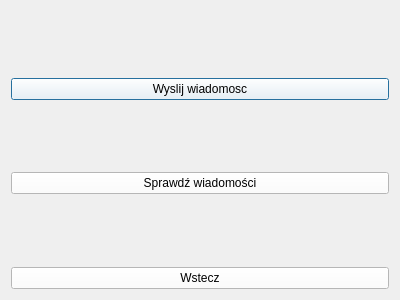
<?xml version="1.0" encoding="UTF-8"?>
<ui version="4.0">
 <class>Wiadomosci</class>
 <widget class="QDialog" name="Wiadomosci">
  <property name="geometry">
   <rect>
    <x>0</x>
    <y>0</y>
    <width>400</width>
    <height>300</height>
   </rect>
  </property>
  <property name="windowTitle">
   <string>Dialog</string>
  </property>
  <layout class="QVBoxLayout" name="verticalLayout">
   <item>
    <spacer name="verticalSpacer">
     <property name="orientation">
      <enum>Qt::Vertical</enum>
     </property>
     <property name="sizeHint" stdset="0">
      <size>
       <width>20</width>
       <height>40</height>
      </size>
     </property>
    </spacer>
   </item>
   <item>
    <widget class="QPushButton" name="Wyslij">
     <property name="styleSheet">
      <string notr="true">background-color:white;</string>
     </property>
     <property name="text">
      <string>Wyslij wiadomosc</string>
     </property>
    </widget>
   </item>
   <item>
    <spacer name="verticalSpacer_2">
     <property name="orientation">
      <enum>Qt::Vertical</enum>
     </property>
     <property name="sizeHint" stdset="0">
      <size>
       <width>20</width>
       <height>40</height>
      </size>
     </property>
    </spacer>
   </item>
   <item>
    <widget class="QPushButton" name="Sprawdz">
     <property name="styleSheet">
      <string notr="true">background-color:white;</string>
     </property>
     <property name="text">
      <string>Sprawdź wiadomości</string>
     </property>
    </widget>
   </item>
   <item>
    <spacer name="verticalSpacer_3">
     <property name="orientation">
      <enum>Qt::Vertical</enum>
     </property>
     <property name="sizeHint" stdset="0">
      <size>
       <width>20</width>
       <height>40</height>
      </size>
     </property>
    </spacer>
   </item>
   <item>
    <widget class="QPushButton" name="Wstecz">
     <property name="styleSheet">
      <string notr="true">background-color:white;</string>
     </property>
     <property name="text">
      <string>Wstecz</string>
     </property>
    </widget>
   </item>
  </layout>
 </widget>
 <resources/>
 <connections/>
</ui>
